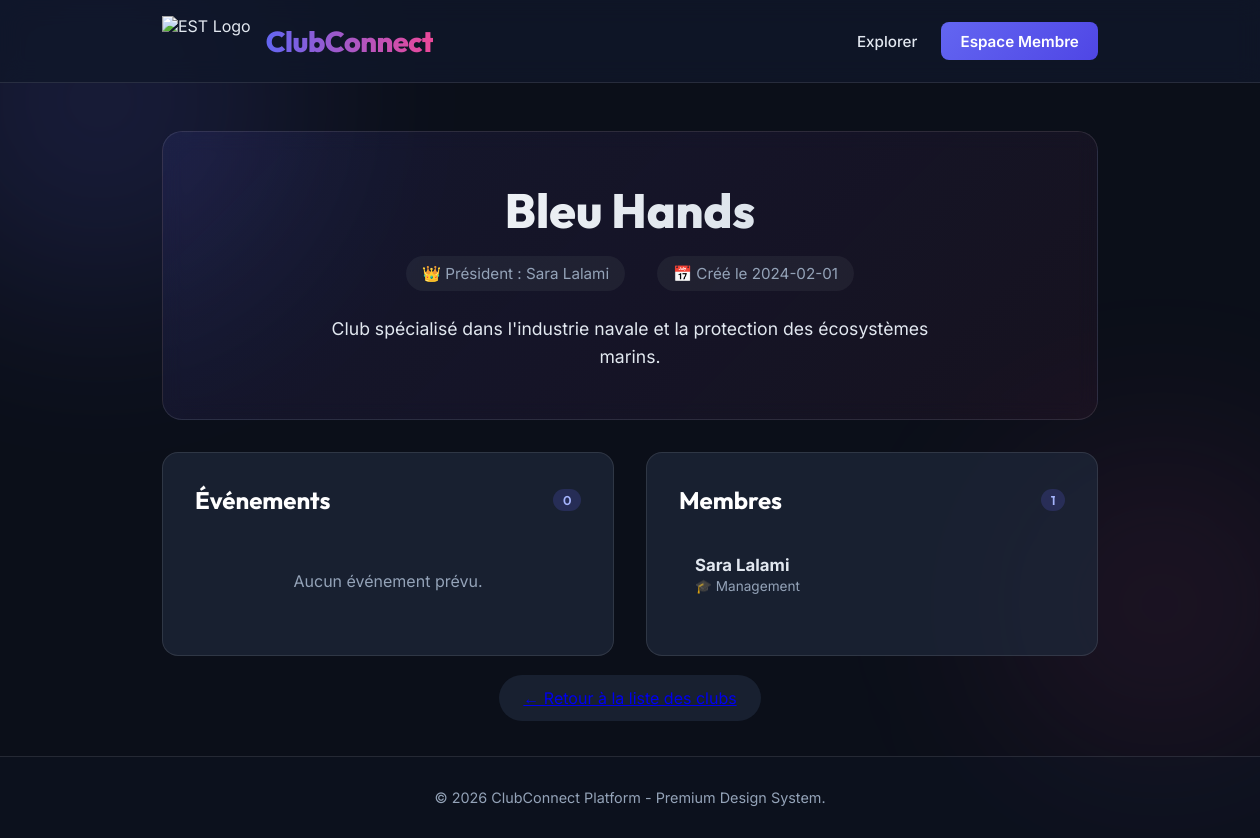
Page /club/3 on the committed database.
### models.py (models this page shows, shortened)
class Club(db.Model):
    __tablename__ = 'club'
    id = db.Column(db.Integer, primary_key=True)
    _nom = db.Column('nom', db.String(100), nullable=False)
    description = db.Column(db.Text)
    categorie = db.Column(db.String(50))
    date_creation = db.Column(db.String(20))
    president_id = db.Column(db.Integer, db.ForeignKey('membre.id'))
    evenements = db.relationship('Evenement', backref='club', cascade="all, delete-orphan", lazy=True)
    @property
    def nom(self):
        return self._nom
    @nom.setter
    def nom(self, value):
        self._nom = value
    nom = db.synonym('_nom', descriptor=nom)

class Membre(db.Model):
    __tablename__ = 'membre'
    id = db.Column(db.Integer, primary_key=True)
    type_membre = db.Column(db.String(50))
    _nom = db.Column('nom', db.String(100), nullable=False)
    _prenom = db.Column('prenom', db.String(100), nullable=False)
    _email = db.Column('email', db.String(120), unique=True, nullable=False)
    _password = db.Column('password', db.String(100), nullable=False)
    filiere = db.Column(db.String(100))
    telephone = db.Column(db.String(20))
    clubs_rejoints = db.relationship('Club', secondary=club_membres, backref=db.backref('membres', lazy=True))
    evenements_inscrits = db.relationship('Evenement', secondary=event_membres, backref=db.backref('membres_inscrits', lazy=True))
    __mapper_args__ = {
        'polymorphic_identity': 'membre',
        'polymorphic_on': type_membre
    }
    @property
    def nom(self):
        return self._nom
    @nom.setter
    def nom(self, value):
        if not value or len(value) < 2:
            raise ValueError("Nom invalide")
        self._nom = value
    nom = db.synonym('_nom', descriptor=nom)
    @property
    def prenom(self):
        return self._prenom
    @prenom.setter
    def prenom(self, value):
        if not value:
            raise ValueError("Prénom invalide")
        self._prenom = value
    prenom = db.synonym('_prenom', descriptor=prenom)
    @property
    def email(self):
        return self._email
    @email.setter
    def email(self, value):
        if "@" not in value:
            raise ValueError("Email invalide")
        self._email = value
    email = db.synonym('_email', descriptor=email)
    @property
    def password(self):
        return self._password
    @password.setter
    def password(self, value):
        if len(value) < 4:
            raise ValueError("Mot de passe trop court")
        self._password = value
    password = db.synonym('_password', descriptor=password)

### app.py (the view)
@app.route('/club/<int:club_id>')
def voir_club(club_id):
    club = db.session.get(Club, club_id)
    if not club:
        return "Club non trouvé", 404
    return render_template('club.html', club=club)

### templates/club.html (shortened to what this page needs)
{% extends 'base.html' %}
{% block content %}
<div class="club-header animate-in">
    <h2 class="club-name">{{ club.nom }}</h2>
    <div class="club-meta">
        <span>👑 Président : {{ club.president.prenom }} {{ club.president.nom }}</span>
        <span>📅 Créé le {{ club.date_creation }}</span>
    </div>
    <p class="club-desc">{{ club.description }}</p>
</div>
<div class="dashboard-grid animate-in" style="animation-delay: 0.2s;">
    <div class="section-card">
        <h3 class="section-title">
            Événements
            <span class="badge">{{ club.evenements|length }}</span>
        </h3>
        <ul class="list-group">
            {% for event in club.evenements %}
                <li class="list-item" style="display: block;">
                    <div class="event-info">
                        <strong>{{ event.titre }}</strong>
                        <span class="event-date">📅 {{ event.date }}</span>
                        <p class="event-desc">{{ event.description }}</p>
                    </div>
                    <div style="margin-top: 10px; padding-left: 1rem;">
                        <span class="event-type">Ticket : {{ event.adhesion }}</span>
                        <span class="event-type" style="margin-left: 5px; background: {% if event.statut() == 'Terminé' %}rgba(239, 68, 68, 0.2){% else %}rgba(16, 185, 129, 0.2){% endif %}; color: {% if event.statut() == 'Terminé' %}#fca5a5{% else %}#6ee7b7{% endif %};">{{ event.statut() }}</span>
                    </div>
                </li>
            {% else %}
                <li class="list-item" style="color: var(--text-muted); justify-content: center; padding: 2rem;">Aucun événement prévu.</li>
            {% endfor %}
        </ul>
    </div>
    <div class="section-card">
        <h3 class="section-title">
            Membres
            <span class="badge">{{ club.membres|length }}</span>
        </h3>
        <ul class="list-group">
            {% for membre in club.membres %}
                <li class="list-item">
                    <div class="member-info">
                        <strong>{{ membre.prenom }} {{ membre.nom }}</strong>
                        <span>🎓 {{ membre.filiere }}</span>
                    </div>
                </li>
            {% else %}
                <li class="list-item" style="color: var(--text-muted); justify-content: center; padding: 2rem;">Aucun membre.</li>
            {% endfor %}
        </ul>
    </div>
</div>
<div class="animate-in" style="margin-top: 2rem; text-align: center; animation-delay: 0.4s;">
    <a href="/" class="btn-outline" style="background: var(--card-bg); backdrop-filter: blur(10px); border-radius: 30px; padding: 0.8rem 1.5rem;">&larr; Retour à la liste des clubs</a>
</div>
{% endblock %}

### templates/base.html (style rules this page uses)
:root { --bg-color: #0b0f19; --text-main: #e2e8f0; --text-muted: #94a3b8; --primary: #6366f1; --primary-hover: #4f46e5; --accent: #ec4899; --card-bg: rgba(30, 41, 59, 0.7); --card-border: rgba(255, 255, 255, 0.1); }
* { box-sizing: border-box; margin: 0; padding: 0; }
body { font-family: 'Inter', sans-serif; background-color: var(--bg-color); color: var(--text-main); min-height: 100vh; position: relative; overflow-x: hidden; display: flex; flex-direction: column; }
.animate-in { animation: fadeUp 0.6s ease-out forwards; opacity: 0; transform: translateY(20px); }

### templates/club.html (style rules this page uses)
.club-header { background: linear-gradient(135deg, rgba(99, 102, 241, 0.1), rgba(236, 72, 153, 0.05)); border: 1px solid var(--card-border); border-radius: 20px; padding: 3rem; margin-bottom: 2rem; backdrop-filter: blur(10px); text-align: center; position: relative; overflow: hidden; }
.club-name { font-family: 'Outfit', sans-serif; font-size: 3rem; font-weight: 800; margin-bottom: 1rem; background: linear-gradient(to right, #fff, #cbd5e1); -webkit-background-clip: text; -webkit-text-fill-color: transparent; }
.club-meta { display: flex; justify-content: center; gap: 2rem; color: var(--text-muted); font-size: 0.95rem; margin-bottom: 1.5rem; }
.club-meta span { display: flex; align-items: center; gap: 0.5rem; background: rgba(255,255,255,0.05); padding: 0.5rem 1rem; border-radius: 30px; }
.club-desc { max-width: 600px; margin: 0 auto; font-size: 1.1rem; line-height: 1.6; }
.dashboard-grid { display: grid; grid-template-columns: 1fr 1fr; gap: 2rem; }
.section-card { background: var(--card-bg); border: 1px solid var(--card-border); border-radius: 16px; padding: 2rem; backdrop-filter: blur(10px); }
.section-title { font-family: 'Outfit', sans-serif; font-size: 1.5rem; color: #fff; margin-bottom: 1.5rem; display: flex; align-items: center; justify-content: space-between; }
.badge { background: rgba(99, 102, 241, 0.2); color: #a5b4fc; padding: 0.2rem 0.6rem; border-radius: 20px; font-size: 0.8rem; font-weight: 600; }
.list-group { list-style: none; }
.list-item { padding: 1rem; border-bottom: 1px solid rgba(255,255,255,0.05); display: flex; justify-content: space-between; align-items: center; transition: background 0.2s ease; border-radius: 8px; }
.list-item:last-child { border-bottom: none; }
.member-info strong { color: #e2e8f0; display: block; font-size: 1.05rem; }
.member-info span { color: var(--text-muted); font-size: 0.85rem; }

### rows in the picture
Club: nom "Bleu Hands", date_creation "2024-02-01", description "Club spécialisé dans l'industrie navale et la protection des écosystèmes marins."
Membre: president.prenom "Sara", president.nom "Lalami", prenom "Sara", nom "Lalami", filiere "Management"

### other values in the picture
{{ club.evenements|length }} "0"
{{ club.membres|length }} "1"
